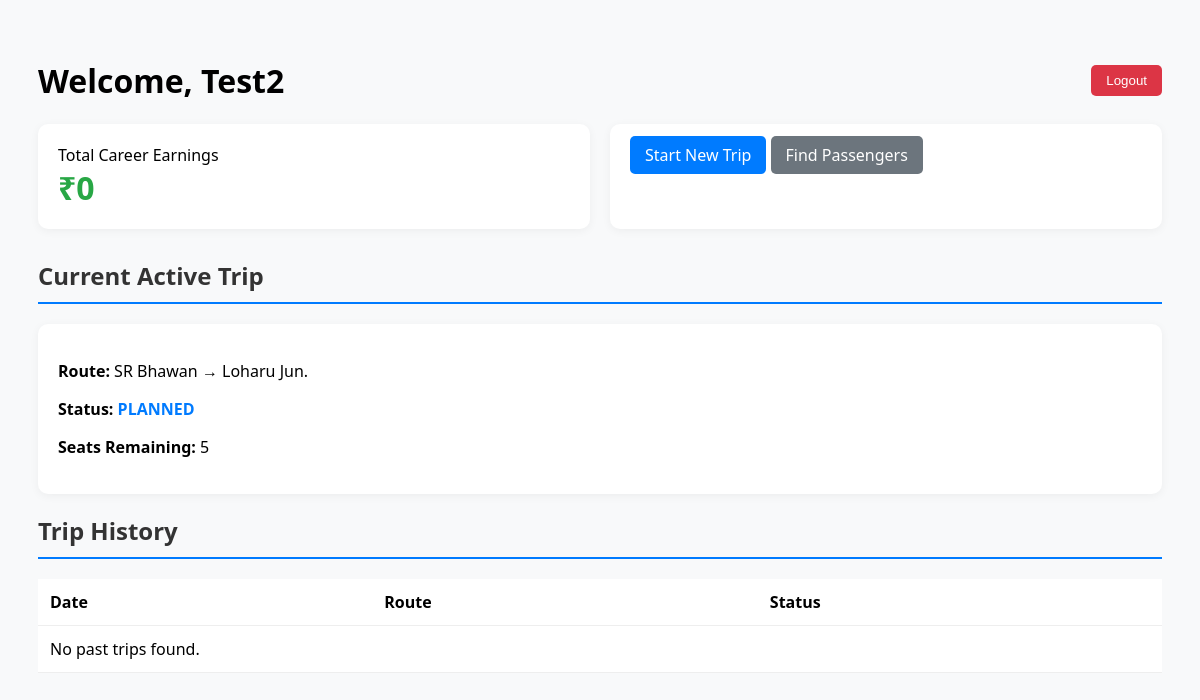
/trips/dashboard/ (signed in), run on the app's committed database.
### users/models.py (models this page shows, shortened)
class User(AbstractUser):
    ROLE_CHOICES = (
        ('passenger','Passenger'),
        ('driver','Driver'),
        ('admin','Admin'),
    )
    role = models.CharField(max_length=20, choices = ROLE_CHOICES, default='passenger')
    wallet_balance = models.DecimalField(max_digits=8, decimal_places=2, default=0.00)

### trips/models.py (models this page shows, shortened)
class Trip(models.Model):
    Trip_status = (
        ('active', 'Active'),
        ('completed', 'Completed'),
        ('planned', 'Planned'),
        ('cancelled', 'Cancelled')
    )
    driver = models.ForeignKey('users.User', on_delete=models.CASCADE, related_name='trips_driven')
    start_node = models.ForeignKey('network.Node', on_delete=models.RESTRICT, related_name='trips_starting_here')
    end_node = models.ForeignKey('network.Node', on_delete=models.RESTRICT, related_name='trips_ending_here')
    current_node = models.ForeignKey('network.Node', on_delete=models.RESTRICT, related_name='current_trips_here')
    max_passengers = models.PositiveIntegerField(default=1)
    status = models.CharField(max_length=20, choices=Trip_status, default='planned')
    planned_route= models.JSONField(default=list)
    created_at = models.DateTimeField(auto_now_add=True)

### network/models.py (models this page shows)
class Node(models.Model):
    name = models.CharField(max_length=15, unique=True)
    latitude = models.DecimalField(max_digits=9, decimal_places=6, null=True, blank=True)
    longitude = models.DecimalField(max_digits=9, decimal_places=6, null=True, blank=True)
    def __str__(self):
        return self.name

### trips/views.py (the view)
# urls.py: path('dashboard/', driver_dashboard_view, name='driver-dashboard'),
@login_required
def driver_dashboard_view(request):
    if request.user.role != 'driver':
        return redirect('request-ride-ssr')
    current_trip = Trip.objects.filter(driver=request.user, status__in=['planned', 'active']).first()
    past_trips = Trip.objects.filter(driver=request.user, status='completed').order_by('-created_at')
    total_earnings = CarPoolRequest.objects.filter(
        trip__driver=request.user,
        status='accepted'
    ).aggregate(Sum('estimated_fare'))['estimated_fare__sum'] or 0
    return render(request, 'trips/driver_dashboard.html', {
        'current_trip': current_trip,
        'past_trips': past_trips,
        'total_earnings': total_earnings
    })

### trips/templates/trips/driver_dashboard.html (shortened to what this page needs)
<!DOCTYPE html>
<html>
<head>
</head>
<body>
    <div style="display: flex; justify-content: space-between; align-items: center;">
        <h1>Welcome, {{ request.user.username }}</h1>
        <form action="{% url 'logout' %}" method="post">
            <button type="submit" style="background: #dc3545; color: white; border: none; padding: 8px 15px; border-radius: 5px; cursor: pointer;">
                Logout
            </button>
        </form>
    </div>
    <div class="stats-container">
        <div class="card">
            <label>Total Career Earnings</label>
            <div class="earnings">₹{{ total_earnings }}</div>
        </div>
        <div class="card">
            <a href="{% url 'create-trip-ssr' %}" class="btn">Start New Trip</a>
            <a href="{% url 'available-requests' %}" class="btn" style="background:#6c757d">Find Passengers</a>
        </div>
    </div>
    <h2>Current Active Trip</h2>
    {% if current_trip %}
        <div class="card">
            <p><strong>Route:</strong> {{ current_trip.start_node }} &rarr; {{ current_trip.end_node }}</p>
            <p><strong>Status:</strong> <span class="status-active">{{ current_trip.status|upper }}</span></p>
            <p><strong>Seats Remaining:</strong> {{ current_trip.max_passengers }}</p>
        </div>
    {% else %}
        <p>No active trip. Start one to see it here!</p>
    {% endif %}
    <h2>Trip History</h2>
    <table>
        <thead>
            <tr>
                <th>Date</th>
                <th>Route</th>
                <th>Status</th>
            </tr>
        </thead>
        <tbody>
            {% for trip in past_trips %}
            <tr>
                <td>{{ trip.created_at|date:"M d, Y" }}</td>
                <td>{{ trip.start_node }} to {{ trip.end_node }}</td>
                <td>{{ trip.status }}</td>
            </tr>
            {% empty %}
            <tr><td colspan="3">No past trips found.</td></tr>
            {% endfor %}
        </tbody>
    </table>
</body>
</html>

### trips/templates/trips/driver_dashboard.html (style rules this page uses)
body { font-family: 'Segoe UI', sans-serif; background: #f8f9fa; padding: 30px; }
.stats-container { display: flex; gap: 20px; margin-bottom: 30px; }
.card { background: white; padding: 20px; border-radius: 10px; box-shadow: 0 2px 10px rgba(0,0,0,0.05); flex: 1; }
.earnings { color: #28a745; font-size: 2em; font-weight: bold; }
h2 { border-bottom: 2px solid #007bff; padding-bottom: 10px; color: #333; }
table { width: 100%; border-collapse: collapse; margin-top: 10px; background: white; }
th, td { padding: 12px; text-align: left; border-bottom: 1px solid #eee; }
.status-active { color: #007bff; font-weight: bold; }
.btn { padding: 8px 15px; background: #007bff; color: white; text-decoration: none; border-radius: 5px; }

### data on the page
User: user.username "Test2"
Trip: start_node "SR Bhawan", end_node "Loharu Jun.", status "PLANNED", max_passengers "5"

### other printed values
{{ total_earnings }} "0"
